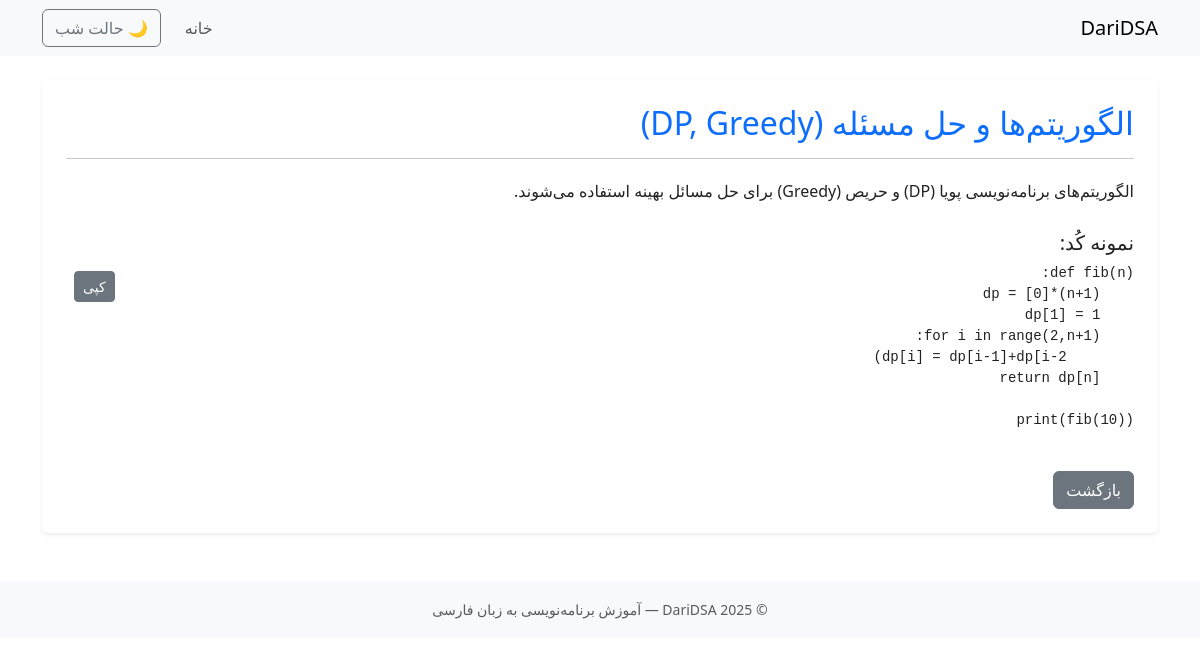
The page /algorithms-and-problem-solving/ on the database its author committed.
### lessons/models.py (models this page shows, shortened)
class Lesson(models.Model):
    CATEGORY_CHOICES = [
        ('basics', 'مبانی'),
        ('data_structures', 'ساختارهای داده'),
        ('algorithms', 'الگوریتم‌ها'),
        ('interviews', 'مصاحبه‌ها'),
        ('other', 'سایر'),
    ]
    title = models.CharField("عنوان", max_length=200)
    slug = models.SlugField(unique=True, blank=True)
    content = models.TextField("توضیحات")
    code_snippet = models.TextField("کد نمونه", blank=True)
    image = models.ImageField("عکس (اختیاری)", upload_to='lessons/', blank=True, null=True)
    created_at = models.DateTimeField(default=timezone.now)
    category = models.CharField("دسته‌بندی", max_length=50, choices=CATEGORY_CHOICES, default='other')
    author = models.CharField("نویسنده", max_length=100, default='Rafi')
    class Meta:
        ordering = ['-created_at']
        verbose_name = "درس"
        verbose_name_plural = "درس‌ها"

### lessons/views.py (the view)
# urls.py: path('<slug:slug>/', views.lesson_detail, name='lesson_detail'),
def lesson_detail(request, slug):
    lesson = get_object_or_404(Lesson, slug=slug)
    return render(request, 'lessons/lesson_detail.html', {'lesson': lesson})

### templates/lessons/lesson_detail.html (shortened to what this page needs)
{% extends "base.html" %}
{% block content %}
<article class="shadow-sm p-4 bg-white rounded">
  <h2 class="text-primary">{{ lesson.title }}</h2>
  <hr />
  <div style="line-height: 2;">{{ lesson.content|safe }}</div>
  {% if lesson.code_snippet %}
  <h5 class="mt-4">نمونه کُد:</h5>
  <div class="position-relative">
    <button class="btn btn-sm btn-secondary position-absolute top-0 end-0 m-2" onclick="copyCode(this)">
      کپی
    </button>
    <pre><code class="language-python">{{ lesson.code_snippet }}</code></pre>
  </div>
  {% endif %}
  <a href="{% url 'lesson_list' %}" class="btn btn-secondary mt-4">بازگشت</a>
</article>
{% endblock %}

### static/css/styles.css (style rules this page uses)
:root { --bg-color: #ffffff; --text-color: #222222; --card-bg: #f8f9fa; --link-color: #0d6efd; --border-color: #e0e0e0; --nav-bg: #ffffff; --nav-text: #000000; --footer-bg: #f8f9fa; --btn-border: #0d6efd; }
body { background-color: var(--bg-color); color: var(--text-color); transition: all 0.3s ease-in-out; }
a { color: var(--link-color); text-decoration: none; }
h1, h2, h3, h4, h5, h6 { color: var(--text-color); }

### rows shown on the page
Lesson: title "الگوریتم‌ها و حل مسئله (DP, Greedy)", content "الگوریتم‌های برنامه‌نویسی پویا (DP) و حریص (Greedy) برای حل مسائل بهینه استفاده می‌شوند.", code_snippet "def fib(n): dp = [0]*(n+1) dp[1] = 1 for i in range(2,n+1): dp[i] = dp[i-1]+dp[i-2) return dp[n] print(fib(10))"
